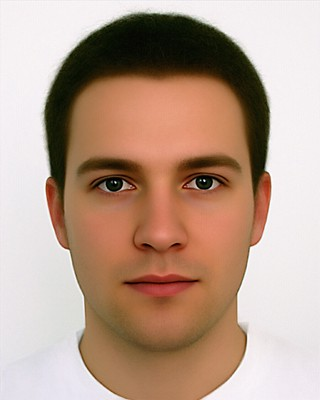
#> input picture face.jpg, 320 x 400 px, given in place of the camera
$ jupyter execute Face_and_Eye_Detection.ipynb
#> lines starting #> are read from the running program, lines starting #| are printed output that depends on the picture; after the words box and inside, x2 and y2 are one past the last pixel; in counts of white or black regions, pixels touching at a corner belong together
#> further down, frame is the input picture: shape (400, 320, 3); mean B, G, R 141.4, 158, 184.7
[cell 1]
import cv2 as cv
import numpy as np

RED= (0,0,255)
BLUE= (255,0,0)

face_cascade= cv.CascadeClassifier('haarcascade_frontalface_default.xml')
eye_cascade= cv.CascadeClassifier('haarcascade_eye.xml')

blob_detector_params = cv.SimpleBlobDetector_Params()
blob_detector_params.filterByArea = True
blob_detector_params.filterByCircularity = True
blob_detector_params.filterByConvexity = True
blob_detector_params.maxArea = 1500
blob_detector = cv.SimpleBlobDetector_create(blob_detector_params)

#pic= cv.imread('face.jpg', 1)
#frame= pic

#Function to return largest detected face from a frame
def detect_face(frame, classifier):
    gray_frame= cv.cvtColor(frame, cv.COLOR_BGR2GRAY)
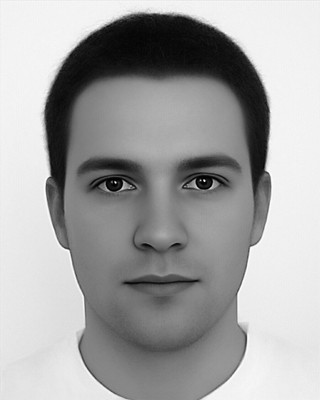
#> gray_frame: shape (400, 320); min 0, max 255, mean 164.1
    faces= classifier.detectMultiScale(gray_frame, 1.3, 5)
#> faces = [[42, 91, 229, 229]]

    if len(faces) > 1:
        biggest= (0, 0, 0, 0)
        for face in faces:
            if(face[2]*face[3] > biggest[2]*biggest[3]):
                biggest= face
    elif len(faces) == 1:
        biggest = faces[0]
#> biggest = [42, 91, 229, 229]
    else:
        return None

    x, y, w, h= biggest
#> x = 42; y = 91; w = 229; h = 229
    return frame[y:y+h, x:x+w]
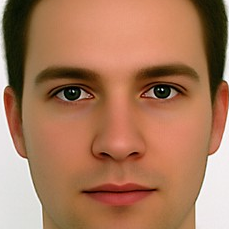
#> returned value: shape (229, 229, 3); mean of channels 0, 1, 2 90.6, 120, 169.3; drawn as B, G, R

#Function to detect left and right eye from a frame
def detect_eyes(face, classifier):
    gray_frame = cv.cvtColor(face, cv.COLOR_BGR2GRAY)
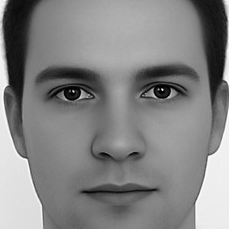
#> gray_frame: shape (229, 229); min 0, max 255, mean 131.4
    eyes = eye_cascade.detectMultiScale(gray_frame, 1.3, 5) # detect eyes
#> eyes = [[133, 65, 53, 53], [41, 66, 54, 54]]
    #print(len(eyes), end= ' ')

    width = np.size(gray_frame, 1) # get face frame width
#> width = 229
    height = np.size(gray_frame, 0) # get face frame height
#> height = 229

    left_eye = None
    right_eye = None

    for (x, y, w, h) in eyes:
        if y > height / 2:
            continue

        eyecenter = x + w / 2  # get the eye center
        if eyecenter < width * 0.5:
            left_eye = face[y:y + h, x:x + w]
            #print("Right eye found")
        else:
            right_eye = face[y:y + h, x:x + w]
#> this loop made 2 passes
#> (x, y, w, h, eyecenter) on passes 1 to 2: (133, 65, 53, 53, 159.5), (41, 66, 54, 54, 68)
#> pass 1, in detect_eyes, `right_eye = face[y:y + h, x:x + w]`:
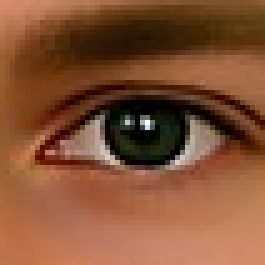
#> right_eye: shape (53, 53, 3) (shown 5 times larger); mean B, G, R 52.9, 82, 132.3
#> pass 2, in detect_eyes, `left_eye = face[y:y + h, x:x + w]`:
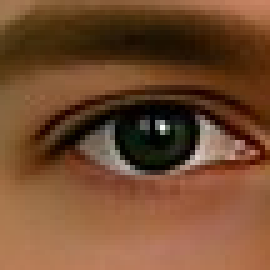
#> left_eye: shape (54, 54, 3) (shown 5 times larger); mean B, G, R 47.3, 75.3, 115.6

    return left_eye, right_eye

def cut_eyebrows(eye):

    height, _ = eye.shape[:2]
#> height = 54
    eyebrow_height= height // 4
#> eyebrow_height = 13
    return eye[eyebrow_height:height, :]
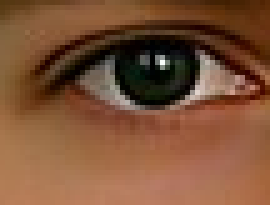
#> returned value: shape (41, 54, 3) (shown 5 times larger); mean of channels 0, 1, 2 54.5, 81.8, 124.8; drawn as B, G, R

def detect_iris(eye, threshold):

#> called with threshold = 0
    eye= cv.cvtColor(eye, cv.COLOR_BGR2GRAY)
    _, eye= cv.threshold(eye, threshold, 255, cv.THRESH_BINARY)
#> eye: shape (41, 54); 99.9% white; black in thin lines or dots, all inside (x1, y1, x2, y2) = (29, 9, 36, 10)
    eye = cv.erode(eye, None, iterations=2) #1
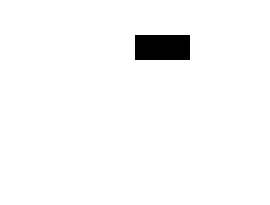
#> eye: shape (41, 54) (shown 5 times larger); 97.5% white; 1 black region, box (x1, y1, x2, y2) and area: (27, 7, 38, 12) 55
    eye = cv.dilate(eye, None, iterations=4) #2
#> eye: shape (41, 54); every value is 255
    eye = cv.medianBlur(eye, 5) #3
    keypoints = blob_detector.detect(eye)
#> keypoints = ()

    return keypoints, eye


cap= cv.VideoCapture(0)

#480p
#cap.set(3, 640)
#cap.set(4, 480)

#720p
cap.set(3, 1280)
cap.set(4, 720)

def nothing(x):
    pass

cv.namedWindow('Face')
cv.createTrackbar('threshold', 'Face', 0, 255, nothing)
while(True):

    ret, frame= cap.read()
    #cv.imshow('Frame', frame)

    face= detect_face(frame, face_cascade)

    if face is not None:
        left_eye, right_eye= detect_eyes(face, eye_cascade)

        if left_eye is not None:
            left_eye= cut_eyebrows(left_eye)
            threshold= cv.getTrackbarPos('threshold', 'Face')
            keypoints, binary_left= detect_iris(left_eye, threshold)
#> keypoints = ()
            left_eye= cv.drawKeypoints(left_eye, keypoints, left_eye, RED, cv.DRAW_MATCHES_FLAGS_DRAW_RICH_KEYPOINTS)
            cv.imshow("Right Eye", binary_left)

        if right_eye is not None:
            right_eye= cut_eyebrows(right_eye)
#> in cut_eyebrows (call 2), `return eye[eyebrow_height:height, :]`:
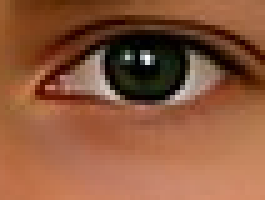
#> returned value: shape (40, 53, 3) (shown 5 times larger); mean of channels 0, 1, 2 60, 88, 140.9; drawn as B, G, R
            threshold= cv.getTrackbarPos('threshold', 'Face')
            keypoints, binary_right= detect_iris(right_eye, threshold)
#> call 2 of detect_iris, with threshold = 0
#> in detect_iris (call 2), `eye= cv.cvtColor(eye, cv.COLOR_BGR2GRAY)`:
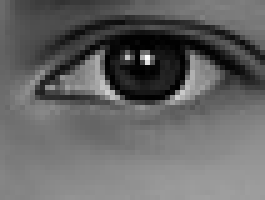
#> eye: shape (40, 53) (shown 5 times larger); min 0, max 254, mean 100.6
#> in detect_iris (call 2), `_, eye= cv.threshold(eye, threshold, 255, cv.THRESH_BINARY)`: eye: shape (40, 53); 99.8% white; black in thin lines or dots, all inside (x1, y1, x2, y2) = (28, 8, 34, 19)
#> in detect_iris (call 2), `eye = cv.erode(eye, None, iterations=2)`:
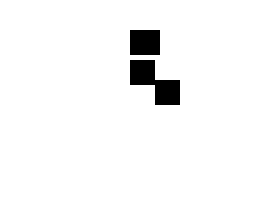
#> eye: shape (40, 53) (shown 5 times larger); 96.2% white; 2 black regions, box (x1, y1, x2, y2) and area: (26, 12, 36, 21) 50, (26, 6, 32, 11) 30
#> in detect_iris (call 2), `eye = cv.dilate(eye, None, iterations=4)`: eye: shape (40, 53); every value is 255
            right_eye= cv.drawKeypoints(right_eye, keypoints, right_eye, RED, cv.DRAW_MATCHES_FLAGS_DRAW_RICH_KEYPOINTS)
            cv.imshow("Left Eye", binary_right)

        cv.imshow('Face', face)


    if cv.waitKey(1) & 0xFF == ord('q'):
#> (key q is pressed here)
        break

cap.release()
cv.destroyAllWindows()
